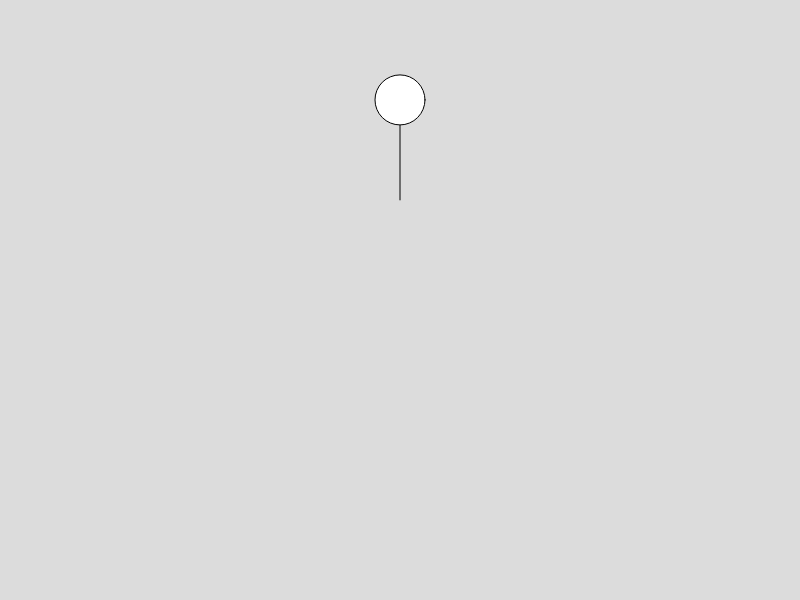
Frame 1 (no input)
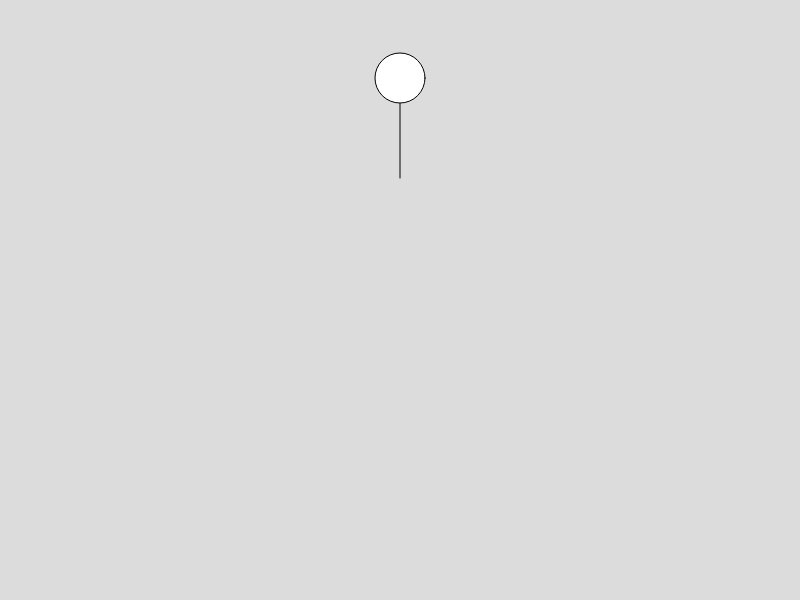
Frame 60 (no input)
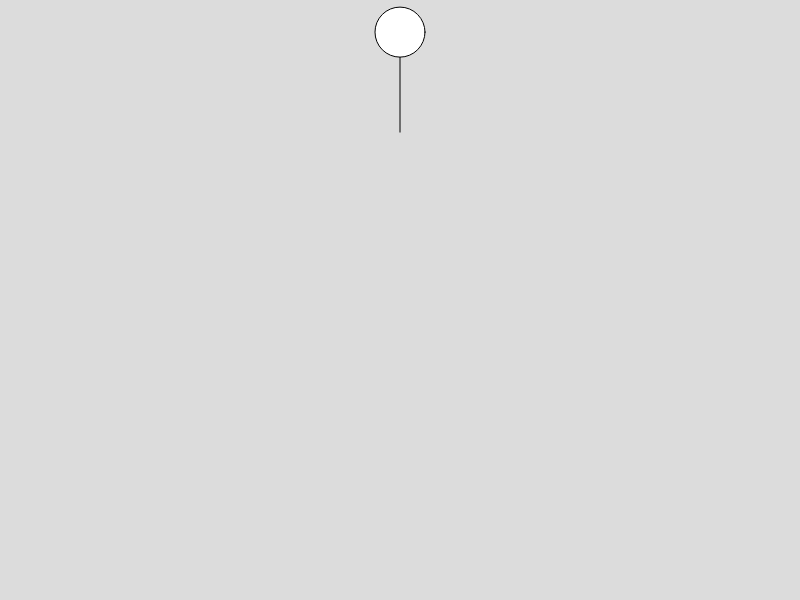
Frame 120 (the mouse pressed at the canvas centre since frame 60)

The p5.js sketch that drew these frames (run headless with seeded random() and noise() and a simulated clock; from frame 60 on, the mouse is pressed at the canvas centre):

// p5.js sketch
// ── sketch.js
let balloon;

function setup() {
  createCanvas(800, 600);
  balloon = new Balloon();
}

function draw() {
  background(220);

  // Apply gravity
  let gravity = createVector(0, 0.01);
  balloon.applyForce(gravity);

  // Apply helium(?) force
  balloon.applyForce(createVector(0, -0.1));

  // Apply wind force
  let windStrength = 1;
  let windForce;
  if (keyIsDown(LEFT_ARROW)) {
    windForce = createVector(-1, 0);
  } else if (keyIsDown(RIGHT_ARROW)) {
    windForce = createVector(1, 0);
  } else {
    windForce = createVector(0, 0);
  }
  windForce.normalize();
  windForce.mult(windStrength);
  balloon.applyForce(windForce);

  balloon.update();
  balloon.display();
  balloon.checkEdges();
}

class Balloon {
  constructor() {
    this.size = 50;
    this.mass = 1;
    this.position = createVector(width / 2, 100);
    this.velocity = createVector(0, 0);
    this.acceleration = createVector(0, 0);
  }
  applyForce(force) {
    force.div(this.mass);
    this.acceleration.add(force);
  }
  update() {
    this.velocity.add(this.acceleration);
    this.position.add(this.velocity);
    this.acceleration.mult(0);
  }
  display() {
    line(this.position.x, this.position.y, this.position.x, this.position.y + 100);
    ellipse(this.position.x, this.position.y, this.size, this.size);
  }
  checkEdges() {
    let xLowerLimit = 0 + (this.size / 2);
    let xUpperLimit = width - (this.size / 2);
    let yUpperLimit = 0 + (this.size / 2);

    // Bounce off edges
    if (this.position.y <= yUpperLimit) {
      this.velocity.y *= -1;
      this.position.y = yUpperLimit;
    }
    if (this.position.x >= xUpperLimit) {
      this.velocity.x *= -1;
      this.position.x = xUpperLimit;
    } else if (this.position.x <= xLowerLimit) {
      this.velocity.x *= -1;
      this.position.x = xLowerLimit;
    }
  }
}
